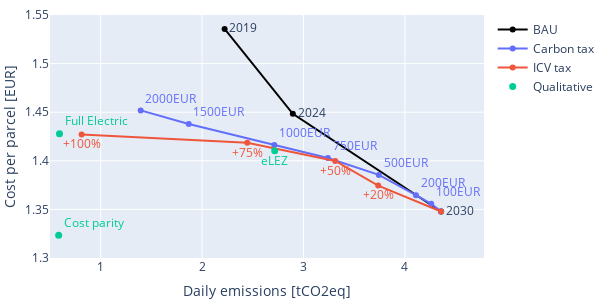

Notebook code cell kept with this figure:
### Code cell
# Prepare key plot of the paper showing the BAU and policy scenarios
colors = px.colors.qualitative.Plotly
co2_scale = 1e-3 # 1e-3 * 202

df_co2 = df_cases[df_cases["case"].str.contains("co2")].copy()
df_co2["price"] = df_co2["case"].apply(lambda x: x.split("_")[-1])

df_thermic = df_cases[df_cases["case"].str.contains("thermic")].copy()
df_thermic["tax"] = df_thermic["case"].apply(lambda x: "+" + x.split("_")[-1].replace("pct", "%"))

df_2030 = df_cases[df_cases["case"] == "future_2030"]
co2_2030 = df_2030["co2eq_kg"].values[0]
cost_2030 = df_2030["cost_per_delivery_EUR"].values[0]

df_2019 = df_cases[df_cases["case"] == "baseline_2019"]
co2_2019 = df_2019["co2eq_kg"].values[0]
cost_2019 = df_2019["cost_per_delivery_EUR"].values[0]

df_2024 = df_cases[df_cases["case"] == "today_2024"]
co2_2024 = df_2024["co2eq_kg"].values[0]
cost_2024 = df_2024["cost_per_delivery_EUR"].values[0]

df_qualitative = df_cases[df_cases["case"].isin([
    "policy_elez", "policy_electric", "policy_cost_parity", "policy_cost_parity_high_range"
])].sort_values(by = "case")

figure = go.Figure()

#figure.add_trace(go.Scatter(
#    x = [df_2019["co2eq_kg"].values[0] * co2_scale],
#    y = [1.51],
#    mode = "lines+text", text = [" 2019 Emissions  <br />({:.2f} EUR)  ".format(cost_2024)],
#    line_color = "#AAAAAA", textposition = "middle left",
#    showlegend = False, textfont = dict(color = "#AAAAAA")
#))

#figure.add_trace(go.Scatter(
#    x = [df_2019["co2eq_kg"].values[0] * co2_scale] * 2,
#    y = [0.0, 1.65],
#    mode = "lines",
#    line_color = "#AAAAAA", line_dash = "dot",
#    showlegend = False
#))

figure.add_trace(go.Scatter(
    x = [co2_2019 * co2_scale, co2_2024 * co2_scale, co2_2030 * co2_scale],
    y = [cost_2019, cost_2024, cost_2030], line_color = "black",
    mode="lines+markers+text",
    text = ["2019", "2024", "2030"], textposition = "middle right",
    name = "BAU"
))

figure.add_trace(go.Scatter(
    x = [co2_2030 * co2_scale] + list(df_co2["co2eq_kg"] * co2_scale),
    y = [cost_2030] + list(df_co2["cost_per_delivery_EUR"]),
    mode="lines+markers+text",
    text = [""] + list(df_co2["price"]), textposition = "top right",
    name = "Carbon tax", line_color = colors[0], textfont = dict(color = colors[0])
))

figure.add_trace(go.Scatter(
    x = [co2_2030 * co2_scale] + list(df_thermic["co2eq_kg"] * co2_scale),
    y = [cost_2030] + list(df_thermic["cost_per_delivery_EUR"]),
    mode="lines+markers+text",
    text = [""] + list(df_thermic["tax"]), textposition = "bottom center",
    name = "ICV tax", line_color = colors[1], textfont = dict(color = colors[1])
))

figure.add_trace(go.Scatter(
    x = df_qualitative["co2eq_kg"] * co2_scale,
    y = df_qualitative["cost_per_delivery_EUR"],
    mode="markers+text",
    text = ["Cost parity", "Full Electric", "eLEZ"], textposition = ["top right", "top right", "bottom center"],
    name = "Qualitative", marker = dict(size = 7), line_color = colors[2],
    textfont = dict(color = colors[2])
))

figure.update_layout(
    xaxis_title = "Daily emissions [tCO2eq]",
    yaxis_title = "Cost per parcel [EUR]",
    yaxis_range = [1.3, 1.55],
    xaxis_range = [0.5, 4.78],
    width = 600, height = 300,
    margin = dict(l = 0, r = 0, b = 0, t = 15, pad = 0)
)

figure.write_image(figures_path / "scenario_results.pdf")
figure

### Figure 1 — Plotly figure (JSON) as saved in the notebook; plotly's stock layout.template omitted (floating-point values rounded to 4 significant figures)
{"data": [{"line": {"color": "black"}, "mode": "lines+markers+text", "name": "BAU", "text": ["2019", "2024", "2030"], "textposition": "middle right", "type": "scatter", "x": [2.222, 2.895, 4.357], "y": [1.536, 1.448, 1.348]}, {"line": {"color": "#636EFA"}, "mode": "lines+markers+text", "name": "Carbon tax", "text": ["", "100EUR", "200EUR", "500EUR", "750EUR", "1000EUR", "1500EUR", "2000EUR"], "textfont": {"color": "#636EFA"}, "textposition": "top right", "type": "scatter", "x": [4.357, 4.259, 4.109, 3.743, 3.241, 2.712, 1.868, 1.394], "y": [1.348, 1.356, 1.365, 1.385, 1.403, 1.416, 1.438, 1.452]}, {"line": {"color": "#EF553B"}, "mode": "lines+markers+text", "name": "ICV tax", "text": ["", "+20%", "+50%", "+75%", "+100%"], "textfont": {"color": "#EF553B"}, "textposition": "bottom center", "type": "scatter", "x": [4.357, 3.737, 3.313, 2.446, 0.8116], "y": [1.348, 1.374, 1.4, 1.419, 1.427]}, {"line": {"color": "#00CC96"}, "marker": {"size": 7}, "mode": "markers+text", "name": "Qualitative", "text": ["Cost parity", "Full Electric", "eLEZ"], "textfont": {"color": "#00CC96"}, "textposition": ["top right", "top right", "bottom center"], "type": "scatter", "x": [0.5853, 0.5936, 2.716], "y": [1.323, 1.428, 1.41]}], "layout": {"height": 300, "margin": {"b": 0, "l": 0, "pad": 0, "r": 0, "t": 15}, "width": 600, "xaxis": {"range": [0.5, 4.78], "title": {"text": "Daily emissions [tCO2eq]"}}, "yaxis": {"range": [1.3, 1.55], "title": {"text": "Cost per parcel [EUR]"}}}}
